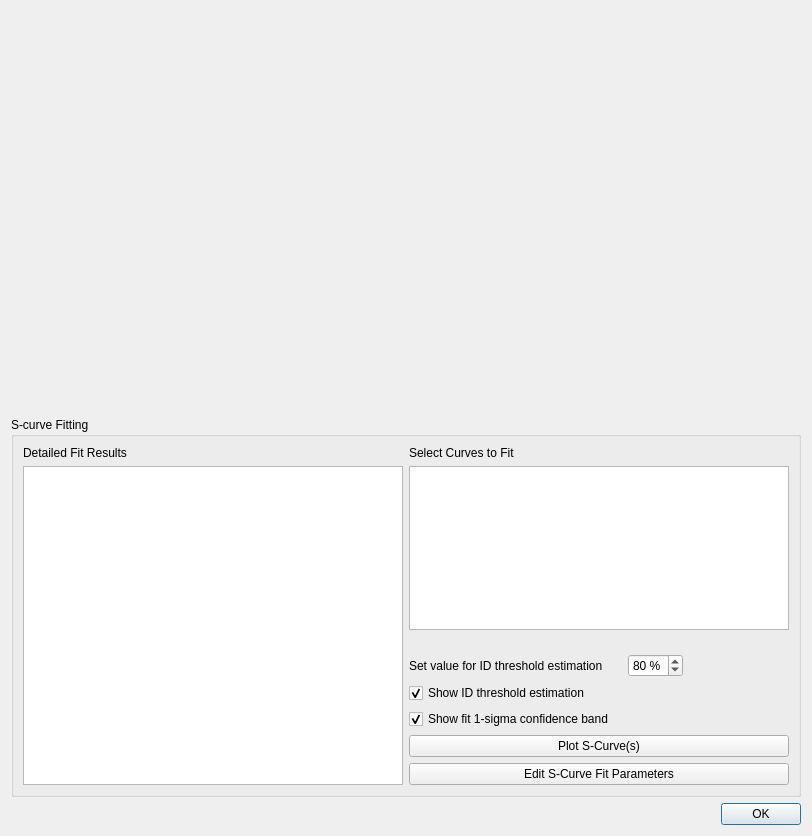
<?xml version="1.0" encoding="UTF-8"?>
<ui version="4.0">
 <class>Dialog</class>
 <widget class="QDialog" name="Dialog">
  <property name="geometry">
   <rect>
    <x>0</x>
    <y>0</y>
    <width>812</width>
    <height>836</height>
   </rect>
  </property>
  <property name="windowTitle">
   <string>Spectra Viewer</string>
  </property>
  <layout class="QVBoxLayout" name="verticalLayout">
   <item>
    <widget class="QWidget" name="widget" native="true">
     <property name="minimumSize">
      <size>
       <width>400</width>
       <height>400</height>
      </size>
     </property>
    </widget>
   </item>
   <item>
    <widget class="QGroupBox" name="groupBox">
     <property name="maximumSize">
      <size>
       <width>16777215</width>
       <height>16777214</height>
      </size>
     </property>
     <property name="title">
      <string>S-curve Fitting</string>
     </property>
     <layout class="QHBoxLayout" name="horizontalLayout_2">
      <item>
       <layout class="QVBoxLayout" name="verticalLayout_2">
        <item>
         <widget class="QLabel" name="label_5">
          <property name="text">
           <string>Detailed Fit Results</string>
          </property>
         </widget>
        </item>
        <item>
         <widget class="QTextEdit" name="txtFitResults">
          <property name="font">
           <font>
            <pointsize>11</pointsize>
           </font>
          </property>
          <property name="documentTitle">
           <string/>
          </property>
          <property name="readOnly">
           <bool>true</bool>
          </property>
         </widget>
        </item>
       </layout>
      </item>
      <item>
       <layout class="QVBoxLayout" name="verticalLayout_10">
        <item>
         <layout class="QVBoxLayout" name="verticalLayout_4">
          <item>
           <widget class="QLabel" name="lblSelectCurves">
            <property name="text">
             <string>Select Curves to Fit</string>
            </property>
           </widget>
          </item>
          <item>
           <widget class="QListView" name="lstCurves">
            <property name="minimumSize">
             <size>
              <width>0</width>
              <height>100</height>
             </size>
            </property>
           </widget>
          </item>
          <item>
           <layout class="QFormLayout" name="formLayout">
            <property name="labelAlignment">
             <set>Qt::AlignLeading|Qt::AlignLeft|Qt::AlignVCenter</set>
            </property>
            <property name="formAlignment">
             <set>Qt::AlignLeading|Qt::AlignLeft|Qt::AlignTop</set>
            </property>
            <property name="horizontalSpacing">
             <number>14</number>
            </property>
            <item row="1" column="0">
             <widget class="QLabel" name="setValueForIDThresholdEstimationLabel">
              <property name="text">
               <string>Set value for ID threshold estimation</string>
              </property>
             </widget>
            </item>
            <item row="1" column="1">
             <widget class="QSpinBox" name="idThreshBox">
              <property name="sizePolicy">
               <sizepolicy hsizetype="Fixed" vsizetype="Fixed">
                <horstretch>0</horstretch>
                <verstretch>0</verstretch>
               </sizepolicy>
              </property>
              <property name="suffix">
               <string> %</string>
              </property>
              <property name="minimum">
               <number>1</number>
              </property>
              <property name="value">
               <number>80</number>
              </property>
             </widget>
            </item>
            <item row="2" column="0">
             <widget class="QCheckBox" name="check_idshow">
              <property name="layoutDirection">
               <enum>Qt::LeftToRight</enum>
              </property>
              <property name="text">
               <string>Show ID threshold estimation</string>
              </property>
              <property name="checked">
               <bool>true</bool>
              </property>
             </widget>
            </item>
            <item row="3" column="0">
             <widget class="QCheckBox" name="check_confint">
              <property name="text">
               <string>Show fit 1-sigma confidence band</string>
              </property>
              <property name="checked">
               <bool>true</bool>
              </property>
             </widget>
            </item>
            <item row="0" column="0">
             <spacer name="verticalSpacer">
              <property name="orientation">
               <enum>Qt::Vertical</enum>
              </property>
              <property name="sizeHint" stdset="0">
               <size>
                <width>20</width>
                <height>40</height>
               </size>
              </property>
             </spacer>
            </item>
           </layout>
          </item>
          <item>
           <widget class="QPushButton" name="btnPlotData">
            <property name="text">
             <string>Plot S-Curve(s)</string>
            </property>
           </widget>
          </item>
          <item>
           <widget class="QPushButton" name="btnEditParams">
            <property name="text">
             <string>Edit S-Curve Fit Parameters</string>
            </property>
           </widget>
          </item>
         </layout>
        </item>
       </layout>
      </item>
     </layout>
    </widget>
   </item>
   <item>
    <layout class="QHBoxLayout" name="horizontalLayout">
     <item>
      <spacer name="horizontalSpacer">
       <property name="orientation">
        <enum>Qt::Horizontal</enum>
       </property>
       <property name="sizeHint" stdset="0">
        <size>
         <width>0</width>
         <height>0</height>
        </size>
       </property>
      </spacer>
     </item>
     <item>
      <widget class="QDialogButtonBox" name="buttonBox">
       <property name="sizePolicy">
        <sizepolicy hsizetype="Fixed" vsizetype="Fixed">
         <horstretch>0</horstretch>
         <verstretch>0</verstretch>
        </sizepolicy>
       </property>
       <property name="orientation">
        <enum>Qt::Horizontal</enum>
       </property>
       <property name="standardButtons">
        <set>QDialogButtonBox::Ok</set>
       </property>
       <property name="centerButtons">
        <bool>false</bool>
       </property>
      </widget>
     </item>
    </layout>
   </item>
  </layout>
 </widget>
 <resources/>
 <connections>
  <connection>
   <sender>buttonBox</sender>
   <signal>accepted()</signal>
   <receiver>Dialog</receiver>
   <slot>accept()</slot>
   <hints>
    <hint type="sourcelabel">
     <x>248</x>
     <y>254</y>
    </hint>
    <hint type="destinationlabel">
     <x>157</x>
     <y>274</y>
    </hint>
   </hints>
  </connection>
  <connection>
   <sender>buttonBox</sender>
   <signal>rejected()</signal>
   <receiver>Dialog</receiver>
   <slot>reject()</slot>
   <hints>
    <hint type="sourcelabel">
     <x>316</x>
     <y>260</y>
    </hint>
    <hint type="destinationlabel">
     <x>286</x>
     <y>274</y>
    </hint>
   </hints>
  </connection>
 </connections>
</ui>
